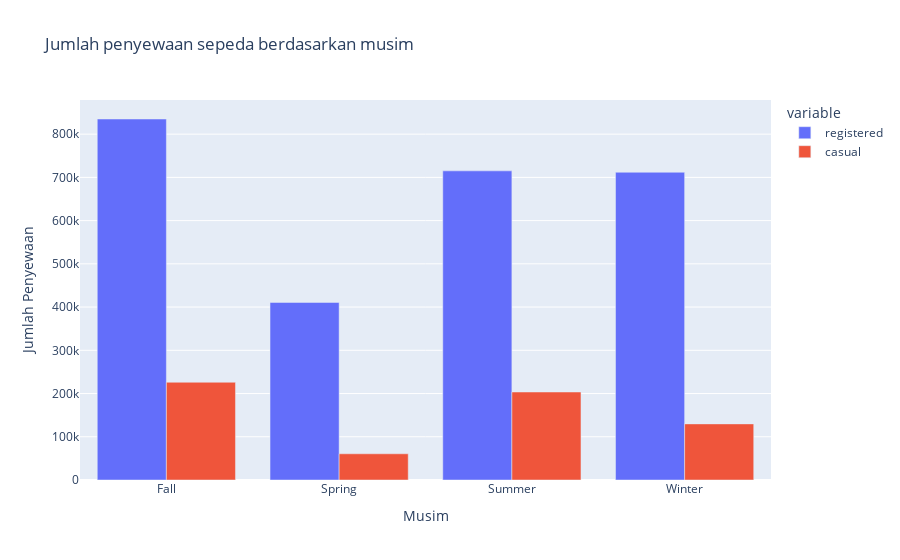

Write notebook code for a chart like this one.
### Markdown cell above
### **Pertanyaan 3: pakah pengguna Registered lebih aktif pada hari kerja, sementara pengguna Casual lebih aktif pada hari libur atau akhir pekan?**

### Code cell
seasonal_usage = day_df.groupby('season')[['registered', 'casual']].sum().reset_index()

fig = px.bar(seasonal_usage, x='season', y=['registered', 'casual'],
             title='Jumlah penyewaan sepeda berdasarkan musim',
             labels={'value': 'Jumlah Penyewaan', 'season': 'Musim'},
             barmode='group')
fig.show()

### Figure 1 — Plotly figure (JSON) as saved in the notebook; plotly's stock layout.template omitted (floating-point values rounded to 4 significant figures)
{"data": [{"alignmentgroup": "True", "hovertemplate": "variable=registered<br>Musim=%{x}<br>Jumlah Penyewaan=%{y}<extra></extra>", "legendgroup": "registered", "marker": {"color": "#636efa", "pattern": {"shape": ""}}, "name": "registered", "offsetgroup": "registered", "orientation": "v", "showlegend": true, "textposition": "auto", "type": "bar", "x": ["Fall", "Spring", "Summer", "Winter"], "xaxis": "x", "y": [835038, 410726, 715067, 711831], "yaxis": "y"}, {"alignmentgroup": "True", "hovertemplate": "variable=casual<br>Musim=%{x}<br>Jumlah Penyewaan=%{y}<extra></extra>", "legendgroup": "casual", "marker": {"color": "#EF553B", "pattern": {"shape": ""}}, "name": "casual", "offsetgroup": "casual", "orientation": "v", "showlegend": true, "textposition": "auto", "type": "bar", "x": ["Fall", "Spring", "Summer", "Winter"], "xaxis": "x", "y": [226091, 60622, 203522, 129782], "yaxis": "y"}], "layout": {"barmode": "group", "legend": {"title": {"text": "variable"}, "tracegroupgap": 0}, "title": {"text": "Jumlah penyewaan sepeda berdasarkan musim"}, "xaxis": {"anchor": "y", "domain": [0, 1], "title": {"text": "Musim"}}, "yaxis": {"anchor": "x", "domain": [0, 1], "title": {"text": "Jumlah Penyewaan"}}}}
